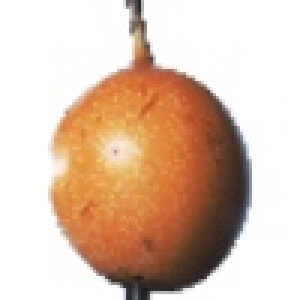
#> input picture Testing/Granadilla/105_100.jpg, 100 x 100 px (shown 3 times larger); its folder holds 3 pictures in this run
$ python lab1.py
#> lines starting #> are read from the running program, lines starting #| are printed output that depends on the picture
# -*- coding: utf-8 -*-
"""
@author: Yar
34 Granadilla Strawberry Собель
"""

from skimage import color, io, filters
from skimage.measure import moments
import os
import matplotlib.pyplot as plt

FRUIT_1 = "Granadilla"
FRUIT_2 = "Strawberry"
NAME_OF_PROJECT = os.getcwd().split("\\")[-1]


def create_dataset_with_filter(fruit, type_sample="Training"):
    """
    Create dataset of image in folder "/type_sample/fruit"
    and apply filter to each

    ARGS:
    fruit - name of folder with fruits
    type_sample - name of root folder (Training or Testing)

    RETURN VALUE:
    list: dataset
    """
    dataset = []
    os.chdir(type_sample + "/" + fruit)
    img_list = os.listdir()
    for img in img_list:
        image = io.imread(img)
        img_grayscale = color.rgb2gray(image)
        edges = filters.sobel(img_grayscale)  # FILTER
        dataset.append(edges)
    os.chdir(os.getcwd() + "/../../../" + NAME_OF_PROJECT)
    return dataset


def calculate_avg_moment(dataset):
    """
    Calculate average moment for dataset

    ARGS:
    dataset - list of images

    RETURN VALUE:
    average value of moment
    """
    summ = 0
    for img in dataset:
        summ += float(moments(img, order=0))
    return summ/len(dataset)


def decision(fruit1, avg_momnt1, avg_momnt2, type_sample="Testing"):
    """
    Decision which fruit fits each image and calculate error

    ARGS:
    fruit1 - name of 1st fruit
    avg_moment1 - average moment value of dataset[fruit1]
    avg_moment2 - average moment value of dataset[fruit2]
    type_sample - name of root folder (Training or Testing)
    RETURN VALUE:
    list with error for each image
    (If wrong decision: value error have minus)
    """
    os.chdir(type_sample + "/" + fruit1)
    img_list = os.listdir(path=os.getcwd())
    decision_list = []
    for img in img_list:
        image = io.imread(img)
        img_grayscale = color.rgb2gray(image)
        edges = filters.sobel(img_grayscale)  # FILTER
        cur_moment = float(moments(edges, order=0))
        err1 = abs(cur_moment - avg_momnt1)
        err2 = abs(cur_moment - avg_momnt2)
        if err1 < err2:
            decision_list.append(err1)
        else:
            decision_list.append(-1*err2)
    os.chdir(os.getcwd() + "/../../../" + NAME_OF_PROJECT)
    return decision_list


def plot(y1, y2):
    """
    Build and show error graph for each image

    ARGS:
    y1 - 1st function decision errors
    y2 - 2nd function decision errors

    """
    max_len = max(len(y1), len(y2))
    x1 = range(len(y1))
    x2 = range(len(y2))
    fig, ax = plt.subplots()
    ax.plot(x1, y1, label=FRUIT_1)
    ax.plot(x2, y2, label=FRUIT_2)
    ax.set_title('Decision errors: testing_sample')
    ax.legend(loc='lower right')
    ax.set_ylabel('Error')
    ax.set_xlabel('Number image in sample')
    ax.set_xlim(xmin=0, xmax=max_len)
    plt.show()


if __name__ == '__main__':
    dataset_train_1 = create_dataset_with_filter(FRUIT_1)
#> in create_dataset_with_filter, image is the input picture: shape (100, 100, 3); mean R, G, B 220.7, 195.1, 177.1
#> in create_dataset_with_filter, `img_grayscale = color.rgb2gray(image)`:
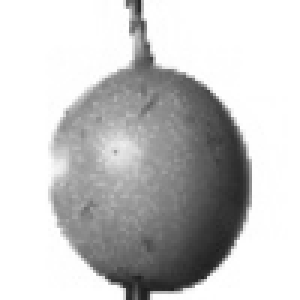
#> img_grayscale: shape (100, 100) float64 (shown 3 times larger); min 0.112, max 1, mean 0.781
#> in create_dataset_with_filter, `edges = filters.sobel(img_grayscale)`:
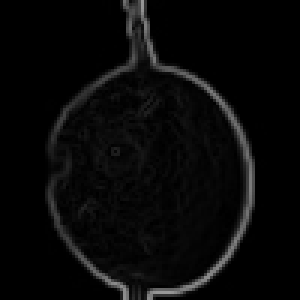
#> edges: shape (100, 100) float64 (shown 3 times larger); min 0, max 0.599, mean 0.0344
#> pass 2 of the loop in create_dataset_with_filter, `for img in img_list:`:
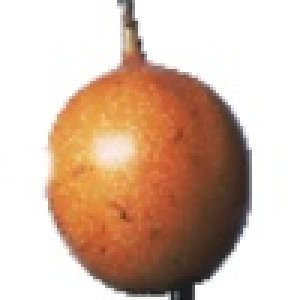
#> input picture Testing/Granadilla/313_100.jpg, 100 x 100 px (shown 3 times larger)
#> in create_dataset_with_filter, image is the input picture: shape (100, 100, 3); mean R, G, B 215, 188.3, 171.1
#> in create_dataset_with_filter, `img_grayscale = color.rgb2gray(image)`:
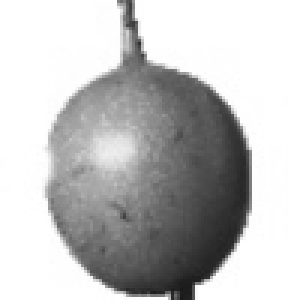
#> img_grayscale: shape (100, 100) float64 (shown 3 times larger); min 0.0995, max 1, mean 0.756
#> in create_dataset_with_filter, `edges = filters.sobel(img_grayscale)`:
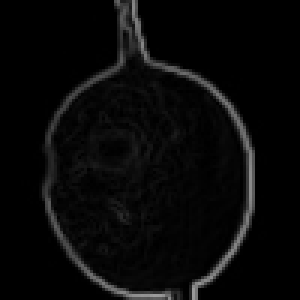
#> edges: shape (100, 100) float64 (shown 3 times larger); min 0, max 0.617, mean 0.0352
#> pass 3 of the loop in create_dataset_with_filter, `for img in img_list:`:
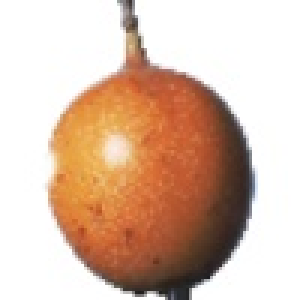
#> input picture Testing/Granadilla/325_100.jpg, 100 x 100 px (shown 3 times larger)
#> in create_dataset_with_filter, image is the input picture: shape (100, 100, 3); mean R, G, B 218.3, 190.2, 172.5
#> in create_dataset_with_filter, `img_grayscale = color.rgb2gray(image)`:
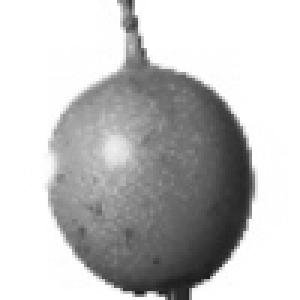
#> img_grayscale: shape (100, 100) float64 (shown 3 times larger); min 0.112, max 1, mean 0.764
#> in create_dataset_with_filter, `edges = filters.sobel(img_grayscale)`:
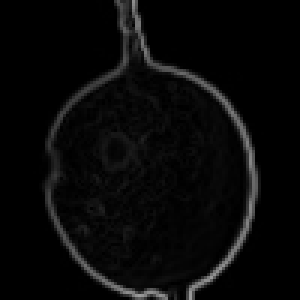
#> edges: shape (100, 100) float64 (shown 3 times larger); min 0, max 0.614, mean 0.0345
#> dataset_train_1 = 3 items
    dataset_train_2 = create_dataset_with_filter(FRUIT_2)
#> pass 2 of the loop in create_dataset_with_filter, `for img in img_list:`:
#> pass 3 of the loop in create_dataset_with_filter, `for img in img_list:`:
#> dataset_train_2 = 3 items

    avg_moment1 = calculate_avg_moment(dataset_train_1)
#> the loop in calculate_avg_moment, `for img in dataset:` made 3 passes
#> summ on passes 1 to 3: 344.5, 696.7, 1041.4
#> after the loop in calculate_avg_moment, `for img in dataset:`: summ = 1041.4
#> avg_moment1 = 347.1
    avg_moment2 = calculate_avg_moment(dataset_train_2)
#> the loop in calculate_avg_moment (call 2), `for img in dataset:` made 3 passes
#> avg_moment2 = 347.1

    res_list_1 = decision(FRUIT_1, avg_moment1, avg_moment2)
#> (the run stopped early here; a loop or call above may not have finished)
